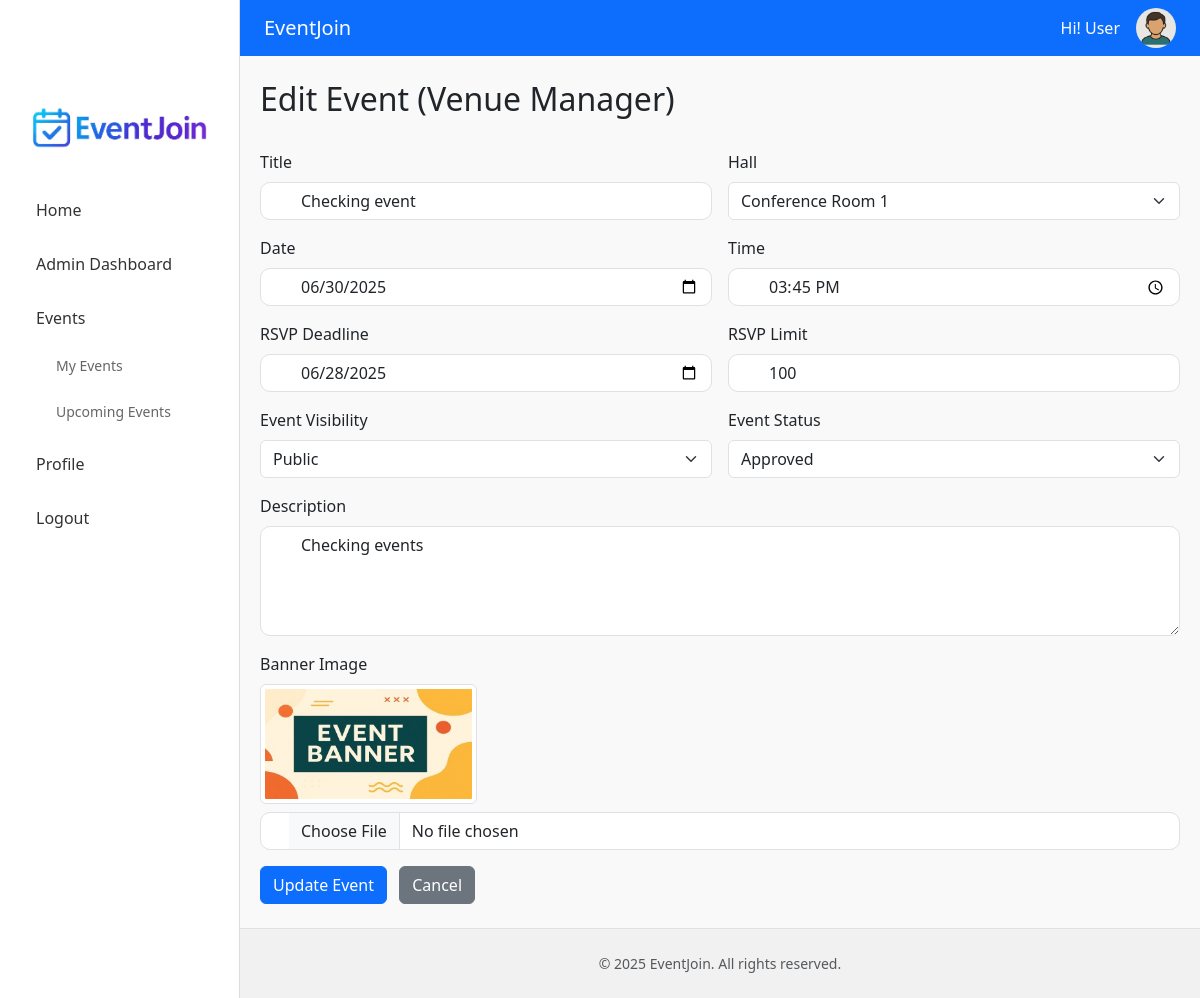
/venue_manager/edit_event.php?event_id=3 (signed in), run on the app's committed database.
### tables this page shows
CREATE TABLE `users` (
  `id` int(11) NOT NULL,
  `first_name` varchar(100) DEFAULT NULL,
  `last_name` varchar(100) DEFAULT NULL,
  `name` varchar(100) NOT NULL,
  `email` varchar(100) NOT NULL,
  `phone` varchar(20) DEFAULT NULL,
  `address` text DEFAULT NULL,
  `city` varchar(100) DEFAULT NULL,
  `country` varchar(100) DEFAULT NULL,
  `bio` text DEFAULT NULL,
  `profile_pic` varchar(255) DEFAULT NULL,
  `password` varchar(255) NOT NULL,
  `role` enum('venue_manager','requestor','registered_user') NOT NULL
);

CREATE TABLE `events` (
  `id` int(11) NOT NULL,
  `title` varchar(150) NOT NULL,
  `description` text DEFAULT NULL,
  `event_date` date NOT NULL,
  `event_time` time NOT NULL,
  `hall_id` int(11) NOT NULL,
  `banner_image` varchar(255) DEFAULT NULL,
  `created_by` int(11) NOT NULL,
  `status` enum('pending','approved','rejected') DEFAULT 'pending',
  `rsvp_deadline` date DEFAULT NULL,
  `rsvp_limit` int(11) DEFAULT NULL,
  `created_at` timestamp NOT NULL DEFAULT current_timestamp(),
  `is_public` tinyint(1) DEFAULT 0,
  `delete_requested` tinyint(1) DEFAULT 0,
  `rejection_reason` text DEFAULT NULL
);

CREATE TABLE `halls` (
  `id` int(11) NOT NULL,
  `name` varchar(100) NOT NULL
);

### venue_manager/edit_event.php (the view, shortened to what this page needs)
<?php
require_once '../config/conn.php';
include '../includes/header.php';
include '../includes/sidebar.php';
$event_id = $_GET['event_id'] ?? null;
$stmt = $pdo->prepare("SELECT * FROM events WHERE id = ?");
$stmt->execute([$event_id]);
$event = $stmt->fetch();
$hallStmt = $pdo->query("SELECT id, name FROM halls");
$halls = $hallStmt->fetchAll();
?>
<div class="main-content container py-4">
    <h2>Edit Event (Venue Manager)</h2>
    <form method="POST" enctype="multipart/form-data" class="row g-3 mt-3">
        <div class="col-md-6">
            <label class="form-label">Title</label>
            <input type="text" name="title" class="form-control" required value="<?= htmlspecialchars($event['title']) ?>">
        </div>
        <div class="col-md-6">
            <label class="form-label">Hall</label>
            <select name="hall_id" class="form-select" required>
                <?php foreach ($halls as $hall): ?>
                    <option value="<?= $hall['id'] ?>" <?= $event['hall_id'] == $hall['id'] ? 'selected' : '' ?>>
                        <?= htmlspecialchars($hall['name']) ?>
                    </option>
                <?php endforeach; ?>
            </select>
        </div>
        <div class="col-md-6">
            <label class="form-label">Date</label>
            <input type="date" name="event_date" class="form-control" value="<?= $event['event_date'] ?>" required>
        </div>
        <div class="col-md-6">
            <label class="form-label">Time</label>
            <input type="time" name="event_time" class="form-control" value="<?= $event['event_time'] ?>" required>
        </div>
        <div class="col-md-6">
            <label class="form-label">RSVP Deadline</label>
            <input type="date" name="rsvp_deadline" class="form-control" value="<?= $event['rsvp_deadline'] ?>" required>
        </div>
        <div class="col-md-6">
            <label class="form-label">RSVP Limit</label>
            <input type="number" name="rsvp_limit" class="form-control" min="1" value="<?= $event['rsvp_limit'] ?>" required>
        </div>
        <div class="col-md-6">
            <label class="form-label">Event Visibility</label>
            <select name="is_public" class="form-select" required>
                <option value="1" <?= $event['is_public'] == 1 ? 'selected' : '' ?>>Public</option>
            </select>
        </div>
        <div class="col-md-6">
            <label class="form-label">Event Status</label>
            <select name="status" class="form-select" required>
                <option value="approved" <?= $event['status'] === 'approved' ? 'selected' : '' ?>>Approved</option>
            </select>
        </div>
        <div class="col-12">
            <label class="form-label">Description</label>
            <textarea name="description" class="form-control" rows="4"><?= htmlspecialchars($event['description']) ?></textarea>
        </div>
        <div class="col-12">
            <label class="form-label">Banner Image</label><br>
            <?php if (!empty($event['banner_image'])): ?>
                <img src="../uploads/<?= htmlspecialchars($event['banner_image']) ?>" class="img-thumbnail mb-2" style="max-height: 120px;">
            <?php endif; ?>
            <input type="file" name="banner_image" class="form-control" accept="image/*">
        </div>
        <div class="col-12">
            <button type="submit" class="btn btn-primary">Update Event</button>
            <a href="approved_events.php" class="btn btn-secondary ms-2">Cancel</a>
        </div>
    </form>
</div>
<?php include '../includes/footer.php'; ?>

### includes/header.php (shortened to what this page needs)
<?php
require_once $_SERVER['DOCUMENT_ROOT'] . '/capstone/config/conn.php';
?>
<!DOCTYPE html>
<html lang="en">
<head>
    <link rel="stylesheet" href="https://cdn.jsdelivr.net/npm/bootstrap@5.3.3/dist/css/bootstrap.min.css">
    <link rel="stylesheet" href="/capstone/assets/css/style.css">
</head>
<body class="d-flex flex-column min-vh-100">
<nav class="navbar navbar-expand-lg navbar-dark bg-primary px-4">
    <a class="navbar-brand" href="index.php">EventJoin</a>
    <div class="ms-auto d-flex align-items-center gap-3">
        <?php if (isset($_SESSION['user_id'])): ?>
            <?php
                $stmt = $pdo->prepare("SELECT first_name, profile_pic FROM users WHERE id = ?");
                $stmt->execute([$_SESSION['user_id']]);
                $userData = $stmt->fetch();
                $profilePic = $userData['profile_pic'] ?? '';
                $profilePicPath = '/capstone/assets/images/profile_pic/' . $profilePic;
                $defaultPic = '/capstone/assets/images/avatar.png';
                $absolutePath = $_SERVER['DOCUMENT_ROOT'] . '/capstone/assets/images/profile_pic/' . $profilePic;
                $finalPic = (!empty($profilePic) && file_exists($absolutePath)) ? $profilePicPath : $defaultPic;
                $displayName = $userData['first_name'] ?? 'User';
            ?>
            <span class="text-white">Hi! <?= htmlspecialchars($displayName) ?></span>
            <img src="<?= htmlspecialchars($finalPic) ?>" alt="Avatar" class="rounded-circle" style="width: 40px; height: 40px;">
        <?php else: ?>
            <a href="/capstone/login.php" class="btn btn-light btn-sm">Login</a>
        <?php endif; ?>
    </div>
</nav>

### assets/css/style.css (style rules this page uses)
body { display: flex; flex-direction: column; min-height: 100vh; margin-left: 240px; }
.main-content { flex: 1; padding: 20px; background: #f9f9f9; }
.form-control { border-radius: 10px; padding-left: 40px; }

### data on the page
users: first_name "User"
events: title "Checking event", hall_id "Conference Room 1", event_date "06/30/2025", event_time "15:45:00", rsvp_deadline "06/28/2025", rsvp_limit "100", is_public "Public", status "Approved", description "Checking events", banner_image (picture)
